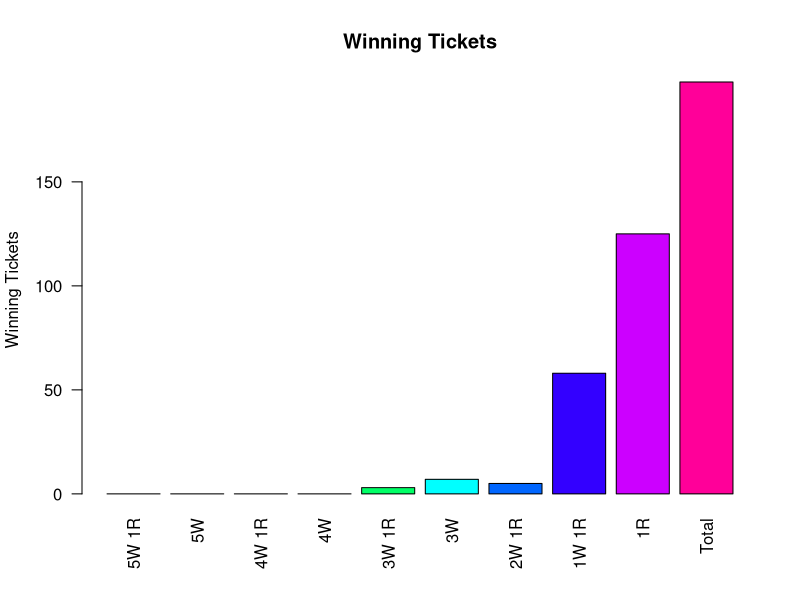
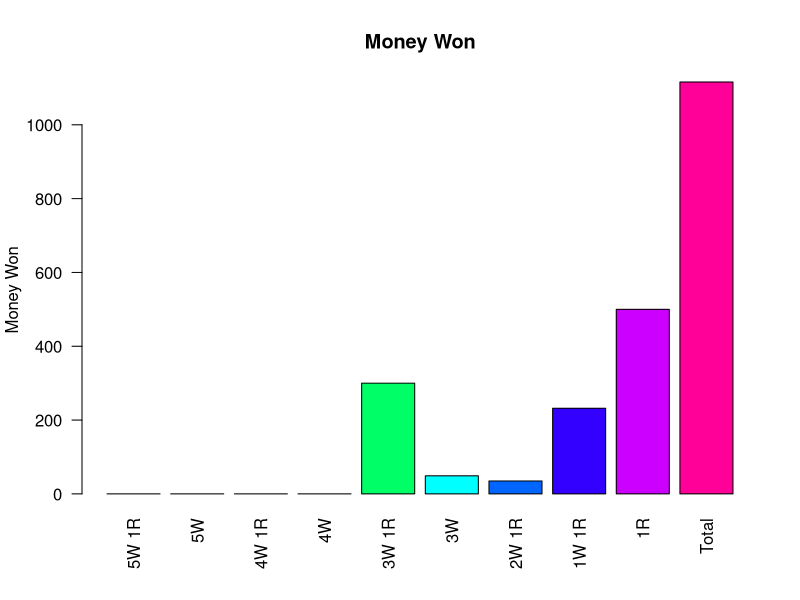
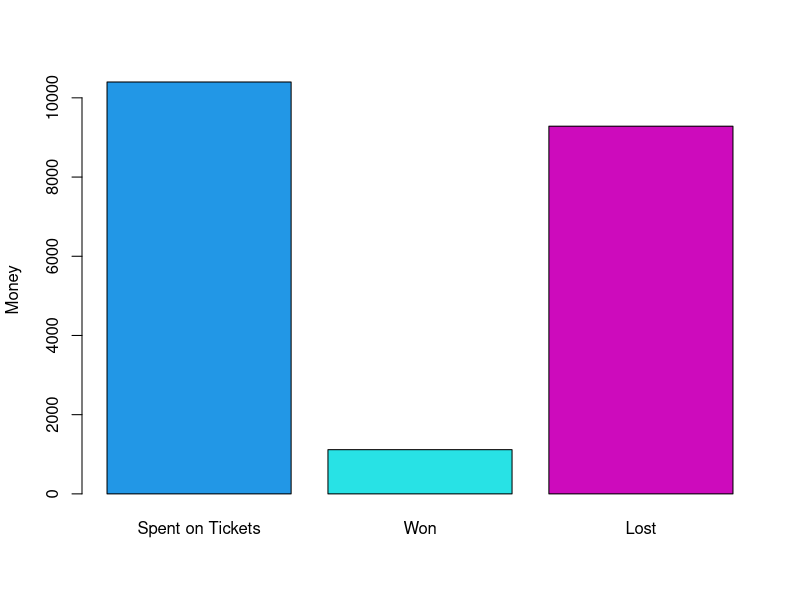
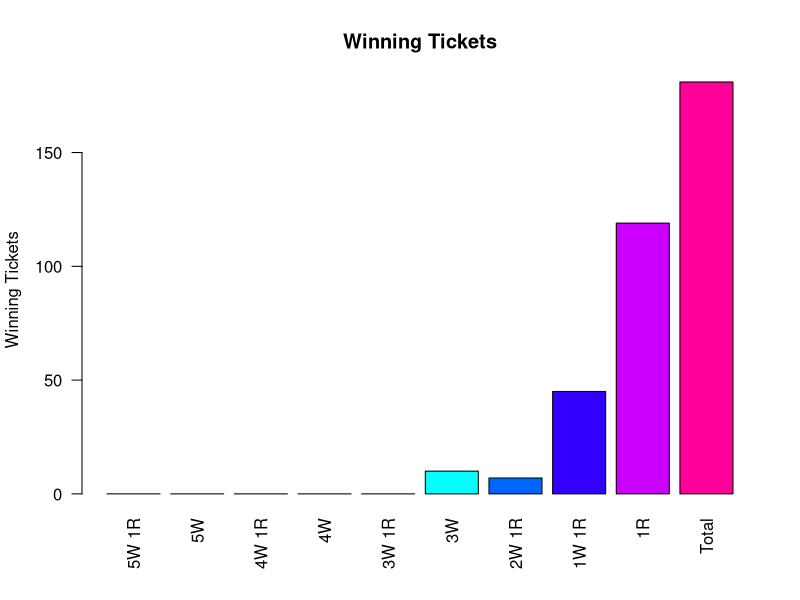
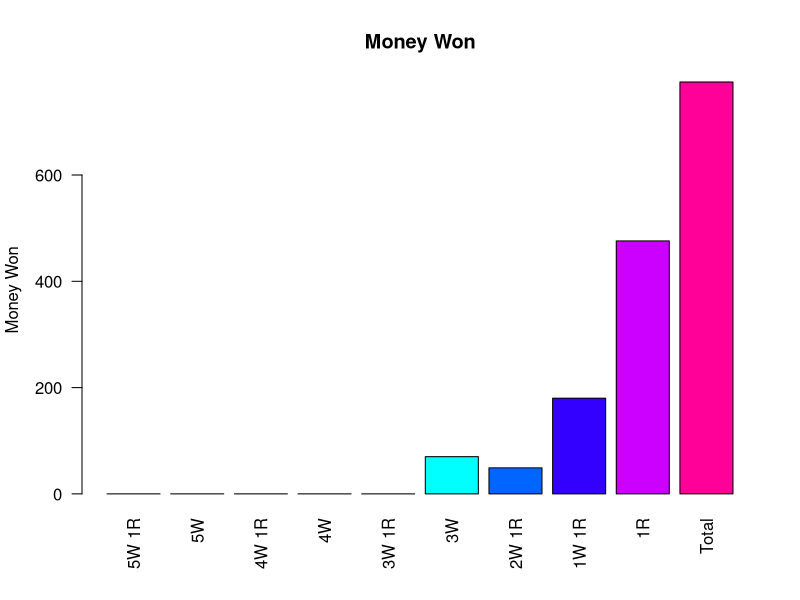
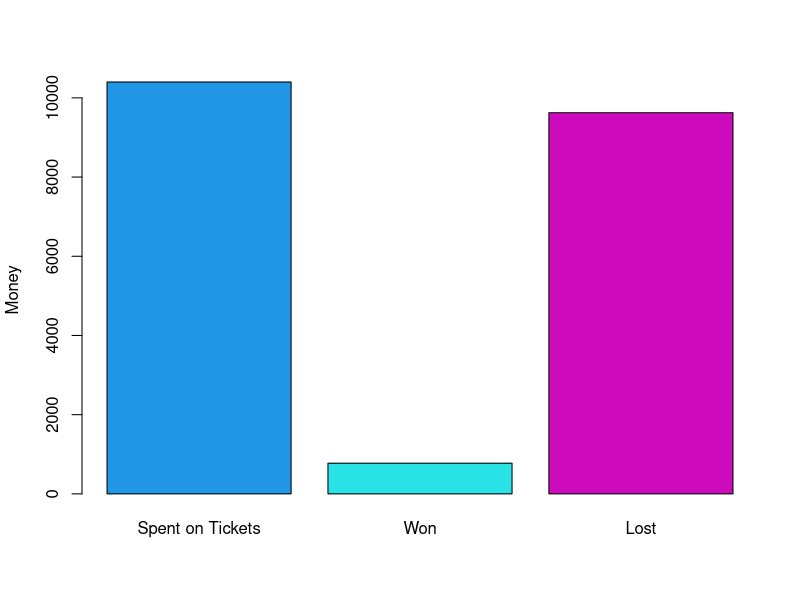
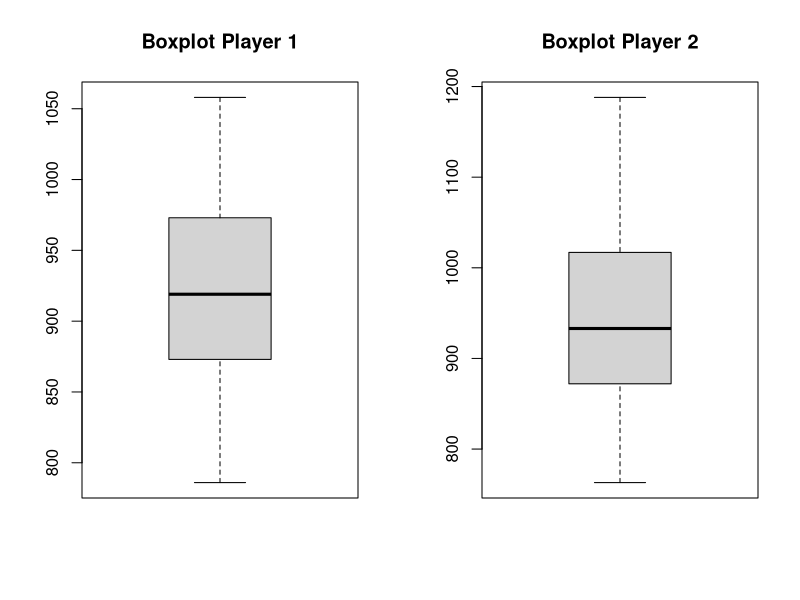

R code for these plots, in order:
## ---- chunk 1
n=as.integer(5200) ## Change the amount of tickets bought here

## ---- chunk 2
GRANDPRIZE=as.integer(60000000) #Change grand prize here
## ---- chunk 3
winning.ticket=NULL
winning.ticket=list(winning.ticket)


for (i in 1:n){ 
  winning.ticket[[i]]= c(sort(sample(69,5)),sample(26,1))
}

ticket=NULL
ticket=list(ticket)
for (i in 1:n){ 
  ticket[[i]]= c(1:6)
}
sum.5w.1r=0
sum.5w=0
sum.4w.1r=0
sum.4w=0
sum.3w.1r=0
sum.3w=0
sum.2w.1r=0
sum.1w.1r=0
sum.1r=0
win.ticket=NULL
win.ticket=list(win.ticket)
for(i in 1:n){
if (sum(ticket[[i]]==winning.ticket[[i]])==6){
      sum.5w.1r=sum.5w.1r+1
    win.ticket[[i]]=ticket[[i]]}
    else if(sum(ticket[[i]][1:5]==winning.ticket[[i]][1:5])==5){
      sum.5w=sum.5w+1
    win.ticket[[i]]=ticket[[i]]}
    else if(sum(ticket[[i]][1:5]%in%winning.ticket[[i]][1:5])==4 && sum(ticket[[i]][6]==winning.ticket[[i]][6])==1){
      sum.4w.1r=sum.4w.1r+1
    win.ticket[[i]]=ticket[[i]]}
    else if(sum(ticket[[i]][1:5]%in%winning.ticket[[i]][1:5])==4){
      sum.4w=sum.4w+1
    win.ticket[[i]]=ticket[[i]]}
    else if(sum(ticket[[i]][1:5]%in%winning.ticket[[i]][1:5])==3 && sum(ticket[[i]][6]==winning.ticket[[i]][6])==1){
      sum.3w.1r=sum.3w.1r+1
    win.ticket[[i]]=ticket[[i]]}
    else if(sum(ticket[[i]][1:5]%in%winning.ticket[[i]][1:5])==3){
      sum.3w=sum.3w+1
    win.ticket[[i]]=ticket[[i]]}
    else if(sum(ticket[[i]][1:5]%in%winning.ticket[[i]][1:5])==2 && sum(ticket[[i]][6]==winning.ticket[[i]][6])==1){
      sum.2w.1r=sum.2w.1r+1
    win.ticket[[i]]=ticket[[i]]}
    else if(sum(ticket[[i]][1:5]%in%winning.ticket[[i]][1:5])==1 && sum(ticket[[i]][6]==winning.ticket[[i]][6])==1){
      sum.1w.1r=sum.1w.1r+1
    win.ticket[[i]]=ticket[[i]]}
    else if(sum(ticket[[i]][6]==winning.ticket[[i]][6])==1){
      sum.1r=sum.1r+1
    win.ticket[[i]]=ticket[[i]]
    }
}
win.ticket=split(unlist(win.ticket), ceiling(seq_along(unlist(win.ticket))/6))
winnings=sum.5w.1r*GRANDPRIZE+sum.5w*1000000+sum.4w.1r*50000+sum.4w*100+sum.3w.1r*100+sum.3w*7+sum.2w.1r*7+sum.1w.1r*4+sum.1r*4
## ---- chunk 4
x=c(sum.5w.1r,sum.5w,sum.4w.1r,sum.4w,sum.3w.1r,sum.3w,sum.2w.1r,sum.1w.1r,sum.1r,length(win.ticket))
barplot(x,las=2,names.arg=c("5W 1R","5W","4W 1R","4W","3W 1R","3W","2W 1R","1W 1R","1R","Total"),col=rainbow(10),main=paste("Winning Tickets"),ylab="Winning Tickets")

## ---- chunk 5
y=c("Grand Prize","1,000,000","50,000","100","100","7","7","4","4","Total")


x=c(sum.5w.1r*GRANDPRIZE, sum.5w*1000000, sum.4w.1r*50000, sum.4w*100,sum.3w.1r*100, sum.3w*7, sum.2w.1r*7, sum.1w.1r*4, sum.1r*4,winnings)
barplot(x,las=2,names.arg=c("5W 1R","5W","4W 1R","4W","3W 1R","3W","2W 1R","1W 1R","1R","Total"),col=rainbow(10),main=paste("Money Won"),ylab="Money Won")


## ---- chunk 6
barplot(c(2*n,winnings,abs(2*n-winnings)),col=c(44:46),names.arg=c("Spent on Tickets","Won","Lost"),ylab="Money")
## ---- chunk 7
best.ticket=x
q=best.ticket[7]
w=best.ticket[6]
best.ticket[6]=q
best.ticket[7]=w
best.ticket=which(best.ticket!=0)[1]
la=TRUE
while(la){
       if (best.ticket==1){
    print(paste("Your best ticket had  5 Whites + Powerball Matched ($Grand Prize)"))
         break
       }
       if(best.ticket==2){ 
    print(paste("Your best ticket had  5 Whites Matched ($1,000,000"))
         break
       }
       if(best.ticket==3){ 
    print(paste("Your best ticket had  4 Whites + Powerball Matched ($50,000)"))
         break
       }
       if(best.ticket==4){ 
    print(paste("Your best ticket had  4 Whites Matched ($100)"))
         break
       }
       if(best.ticket==5){ 
    print(paste("Your best ticket had  3 Whites + Powerball Matched ($100)"))
         break
       }
       if(best.ticket==6){ 
    print(paste("Your best ticket had  2 Whites + Powerball Matched ($7)"))
         break
       }
       if(best.ticket==7){
    print(paste("Your best ticket had  3 Whites Matched ($7)"))
         break
       }
       if(best.ticket==8){ 
    print(paste("Your best ticket had  1 White + Powerball Matched ($4)"))
         break
       }
       if(best.ticket==9){ 
    print(paste("Your best ticket had  Power Ball Matched ($4)"))
         break
         
       }
  
}
## ---- chunk 8
cat(  "In your lifetime you spent $", as.integer(2*n),"and won $", as.integer(winnings),"", "\n",
      "From the",  n , "tickets you purchased", as.integer(length(win.ticket)), "tickets were winners.","\n",
      "You lost $", (2*n)-winnings,"(if negative you won!!).","\n","\n",
      "You got 5 White + Powerball   ", sum.5w.1r, "time(s).","\n",
      "You got 5 White               ", sum.5w, "time(s).","\n",
      "You got 4 White + Powerball   ", sum.4w.1r, "time(s).","\n",
      "You got 4 White               ", sum.4w, "time(s),","\n",
      "You got 3 White + Powerball   ", sum.3w.1r, "time(s).","\n",
      "You got 3 White               ", sum.3w, "time(s),","\n",
      "You got 2 White + Powerball   ", sum.2w.1r, "time(s).","\n",
      "You got 1 White + Powerball   ", sum.1w.1r, "time(s).","\n",
      "You got Powerball             ", sum.1r, "time(s)."
      )
## ---- chunk 9
GRANDPRIZE=as.integer(60000000) #Change grand prize here
## ---- chunk 10
winning.ticket=NULL
winning.ticket=list(winning.ticket)


for (i in 1:n){ 
  winning.ticket[[i]]= c(sort(sample(69,5)),sample(26,1))
}

ticket=NULL
ticket=list(ticket)
for (i in 1:n){ 
  ticket[[i]]= c(sort(sample(69,5)),sample(26,1))
}
sum.5w.1r=0
sum.5w=0
sum.4w.1r=0
sum.4w=0
sum.3w.1r=0
sum.3w=0
sum.2w.1r=0
sum.1w.1r=0
sum.1r=0
win.ticket=NULL
win.ticket=list(win.ticket)
for(i in 1:n){
if (sum(ticket[[i]]==winning.ticket[[i]])==6){
      sum.5w.1r=sum.5w.1r+1
    win.ticket[[i]]=ticket[[i]]}
    else if(sum(ticket[[i]][1:5]==winning.ticket[[i]][1:5])==5){
      sum.5w=sum.5w+1
    win.ticket[[i]]=ticket[[i]]}
    else if(sum(ticket[[i]][1:5]%in%winning.ticket[[i]][1:5])==4 && sum(ticket[[i]][6]==winning.ticket[[i]][6])==1){
      sum.4w.1r=sum.4w.1r+1
    win.ticket[[i]]=ticket[[i]]}
    else if(sum(ticket[[i]][1:5]%in%winning.ticket[[i]][1:5])==4){
      sum.4w=sum.4w+1
    win.ticket[[i]]=ticket[[i]]}
    else if(sum(ticket[[i]][1:5]%in%winning.ticket[[i]][1:5])==3 && sum(ticket[[i]][6]==winning.ticket[[i]][6])==1){
      sum.3w.1r=sum.3w.1r+1
    win.ticket[[i]]=ticket[[i]]}
    else if(sum(ticket[[i]][1:5]%in%winning.ticket[[i]][1:5])==3){
      sum.3w=sum.3w+1
    win.ticket[[i]]=ticket[[i]]}
    else if(sum(ticket[[i]][1:5]%in%winning.ticket[[i]][1:5])==2 && sum(ticket[[i]][6]==winning.ticket[[i]][6])==1){
      sum.2w.1r=sum.2w.1r+1
    win.ticket[[i]]=ticket[[i]]}
    else if(sum(ticket[[i]][1:5]%in%winning.ticket[[i]][1:5])==1 && sum(ticket[[i]][6]==winning.ticket[[i]][6])==1){
      sum.1w.1r=sum.1w.1r+1
    win.ticket[[i]]=ticket[[i]]}
    else if(sum(ticket[[i]][6]==winning.ticket[[i]][6])==1){
      sum.1r=sum.1r+1
    win.ticket[[i]]=ticket[[i]]
    }
}
win.ticket=split(unlist(win.ticket), ceiling(seq_along(unlist(win.ticket))/6))
winnings=sum.5w.1r*GRANDPRIZE+sum.5w*1000000+sum.4w.1r*50000+sum.4w*100+sum.3w.1r*100+sum.3w*7+sum.2w.1r*7+sum.1w.1r*4+sum.1r*4
## ---- chunk 11
x=c(sum.5w.1r,sum.5w,sum.4w.1r,sum.4w,sum.3w.1r,sum.3w,sum.2w.1r,sum.1w.1r,sum.1r,length(win.ticket))
barplot(x,las=2,names.arg=c("5W 1R","5W","4W 1R","4W","3W 1R","3W","2W 1R","1W 1R","1R","Total"),col=rainbow(10),main=paste("Winning Tickets"),ylab="Winning Tickets")

## ---- chunk 12
y=c("Grand Prize","1,000,000","50,000","100","100","7","7","4","4","Total")


x=c(sum.5w.1r*GRANDPRIZE, sum.5w*1000000, sum.4w.1r*50000, sum.4w*100,sum.3w.1r*100, sum.3w*7, sum.2w.1r*7, sum.1w.1r*4, sum.1r*4,winnings)
barplot(x,las=2,names.arg=c("5W 1R","5W","4W 1R","4W","3W 1R","3W","2W 1R","1W 1R","1R","Total"),col=rainbow(10),main=paste("Money Won"),ylab="Money Won")


## ---- chunk 13
barplot(c(2*n,winnings,abs(2*n-winnings)),col=c(44:46),names.arg=c("Spent on Tickets","Won","Lost"),ylab="Money")
## ---- chunk 14
best.ticket=x
q=best.ticket[7]
w=best.ticket[6]
best.ticket[6]=q
best.ticket[7]=w
best.ticket=which(best.ticket!=0)[1]
la=TRUE
while(la){
       if (best.ticket==1){
    print(paste("Your best ticket had  5 Whites + Powerball Matched ($Grand Prize)"))
         break
       }
       if(best.ticket==2){ 
    print(paste("Your best ticket had  5 Whites Matched ($1,000,000"))
         break
       }
       if(best.ticket==3){ 
    print(paste("Your best ticket had  4 Whites + Powerball Matched ($50,000)"))
         break
       }
       if(best.ticket==4){ 
    print(paste("Your best ticket had  4 Whites Matched ($100)"))
         break
       }
       if(best.ticket==5){ 
    print(paste("Your best ticket had  3 Whites + Powerball Matched ($100)"))
         break
       }
       if(best.ticket==6){ 
    print(paste("Your best ticket had  2 Whites + Powerball Matched ($7)"))
         break
       }
       if(best.ticket==7){
    print(paste("Your best ticket had  3 Whites Matched ($7)"))
         break
       }
       if(best.ticket==8){ 
    print(paste("Your best ticket had  1 White + Powerball Matched ($4)"))
         break
       }
       if(best.ticket==9){ 
    print(paste("Your best ticket had  Power Ball Matched ($4)"))
         break
         
       }
  
}
## ---- chunk 15
cat(  "In your lifetime you spent $", as.integer(2*n),"and won $", as.integer(winnings),"", "\n",
      "From the",  n , "tickets you purchased", as.integer(length(win.ticket)), "tickets were winners.","\n",
      "You lost $", (2*n)-winnings,"(if negative you won!!).","\n","\n",
      "You got 5 White + Powerball   ", sum.5w.1r, "time(s).","\n",
      "You got 5 White               ", sum.5w, "time(s).","\n",
      "You got 4 White + Powerball   ", sum.4w.1r, "time(s).","\n",
      "You got 4 White               ", sum.4w, "time(s),","\n",
      "You got 3 White + Powerball   ", sum.3w.1r, "time(s).","\n",
      "You got 3 White               ", sum.3w, "time(s),","\n",
      "You got 2 White + Powerball   ", sum.2w.1r, "time(s).","\n",
      "You got 1 White + Powerball   ", sum.1w.1r, "time(s).","\n",
      "You got Powerball             ", sum.1r, "time(s)."
      )
## ---- chunk 16
n=as.integer(5200) ## Change the amount of tickets bought here

## ---- chunk 17
GRANDPRIZE=as.integer(60000000) #Change grand prize here
## ---- chunk 18
winnings1=NULL##change name
for(j in 1:50){
  
winning.ticket=NULL
winning.ticket=list(winning.ticket)


for (i in 1:n){ 
  winning.ticket[[i]]= c(sort(sample(69,5)),sample(26,1))
}

ticket=NULL
ticket=list(ticket)
for (i in 1:n){ 
  ticket[[i]]= c(1:6)##change this
}
sum.5w.1r=0
sum.5w=0
sum.4w.1r=0
sum.4w=0
sum.3w.1r=0
sum.3w=0
sum.2w.1r=0
sum.1w.1r=0
sum.1r=0
for(i in 1:n){
if (sum(ticket[[i]]==winning.ticket[[i]])==6)
      sum.5w.1r=sum.5w.1r+1
    else if(sum(ticket[[i]][1:5]==winning.ticket[[i]][1:5])==5)
      sum.5w=sum.5w+1
    else if(sum(ticket[[i]][1:5]%in%winning.ticket[[i]][1:5])==4 && sum(ticket[[i]][6]==winning.ticket[[i]][6])==1)
      sum.4w.1r=sum.4w.1r+1
    else if(sum(ticket[[i]][1:5]%in%winning.ticket[[i]][1:5])==4)
      sum.4w=sum.4w+1
    else if(sum(ticket[[i]][1:5]%in%winning.ticket[[i]][1:5])==3 && sum(ticket[[i]][6]==winning.ticket[[i]][6])==1)
      sum.3w.1r=sum.3w.1r+1
    else if(sum(ticket[[i]][1:5]%in%winning.ticket[[i]][1:5])==3)
      sum.3w=sum.3w+1
    else if(sum(ticket[[i]][1:5]%in%winning.ticket[[i]][1:5])==2 && sum(ticket[[i]][6]==winning.ticket[[i]][6])==1)
      sum.2w.1r=sum.2w.1r+1
    else if(sum(ticket[[i]][1:5]%in%winning.ticket[[i]][1:5])==1 && sum(ticket[[i]][6]==winning.ticket[[i]][6])==1)
      sum.1w.1r=sum.1w.1r+1
    else if(sum(ticket[[i]][6]==winning.ticket[[i]][6])==1)
      sum.1r=sum.1r+1
}
winnings1[j]=sum.5w.1r*GRANDPRIZE+sum.5w*1000000+sum.4w.1r*50000+sum.4w*100+sum.3w.1r*100+sum.3w*7+sum.2w.1r*7+sum.1w.1r*4+sum.1r*4
}
## ---- chunk 19
winnings2=NULL##change name
for(j in 1:50){
  
winning.ticket=NULL
winning.ticket=list(winning.ticket)


for (i in 1:n){ 
  winning.ticket[[i]]= c(sort(sample(69,5)),sample(26,1))
}

ticket=NULL
ticket=list(ticket)
for (i in 1:n){ 
  ticket[[i]]= c(sort(sample(69,5)),sample(26,1))##change this
}
sum.5w.1r=0
sum.5w=0
sum.4w.1r=0
sum.4w=0
sum.3w.1r=0
sum.3w=0
sum.2w.1r=0
sum.1w.1r=0
sum.1r=0
for(i in 1:n){
if (sum(ticket[[i]]==winning.ticket[[i]])==6)
      sum.5w.1r=sum.5w.1r+1
    else if(sum(ticket[[i]][1:5]==winning.ticket[[i]][1:5])==5)
      sum.5w=sum.5w+1
    else if(sum(ticket[[i]][1:5]%in%winning.ticket[[i]][1:5])==4 && sum(ticket[[i]][6]==winning.ticket[[i]][6])==1)
      sum.4w.1r=sum.4w.1r+1
    else if(sum(ticket[[i]][1:5]%in%winning.ticket[[i]][1:5])==4)
      sum.4w=sum.4w+1
    else if(sum(ticket[[i]][1:5]%in%winning.ticket[[i]][1:5])==3 && sum(ticket[[i]][6]==winning.ticket[[i]][6])==1)
      sum.3w.1r=sum.3w.1r+1
    else if(sum(ticket[[i]][1:5]%in%winning.ticket[[i]][1:5])==3)
      sum.3w=sum.3w+1
    else if(sum(ticket[[i]][1:5]%in%winning.ticket[[i]][1:5])==2 && sum(ticket[[i]][6]==winning.ticket[[i]][6])==1)
      sum.2w.1r=sum.2w.1r+1
    else if(sum(ticket[[i]][1:5]%in%winning.ticket[[i]][1:5])==1 && sum(ticket[[i]][6]==winning.ticket[[i]][6])==1)
      sum.1w.1r=sum.1w.1r+1
    else if(sum(ticket[[i]][6]==winning.ticket[[i]][6])==1)
      sum.1r=sum.1r+1
}
winnings2[j]=sum.5w.1r*GRANDPRIZE+sum.5w*1000000+sum.4w.1r*50000+sum.4w*100+sum.3w.1r*100+sum.3w*7+sum.2w.1r*7+sum.1w.1r*4+sum.1r*4
}
## ---- chunk 20


par(mfrow=c(1, 2))
boxplot(winnings1,main="Boxplot Player 1", outline = F)
boxplot(winnings2,main="Boxplot Player 2", outline = F)

## ---- chunk 21

summary(winnings1)

## ---- chunk 22

summary(winnings2)

## ---- chunk 23
t.test(winnings1,winnings2,alternative = "two.sided")
